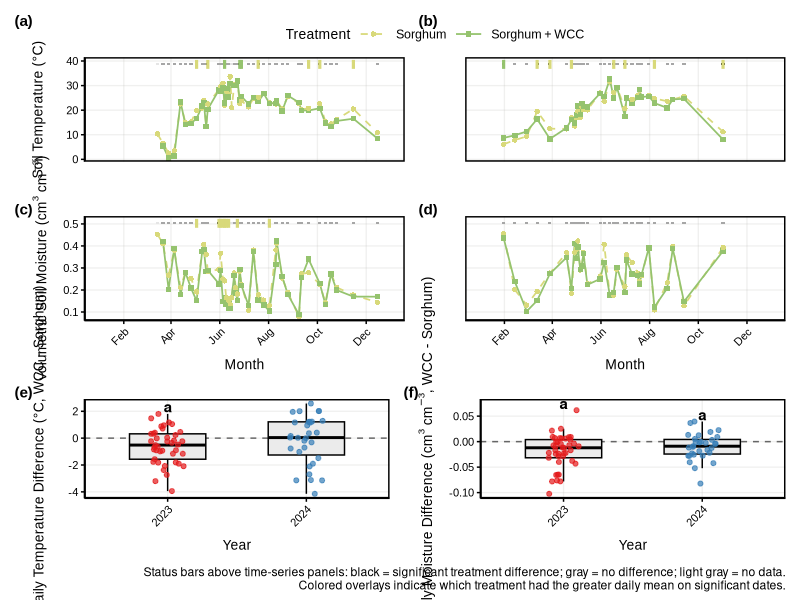
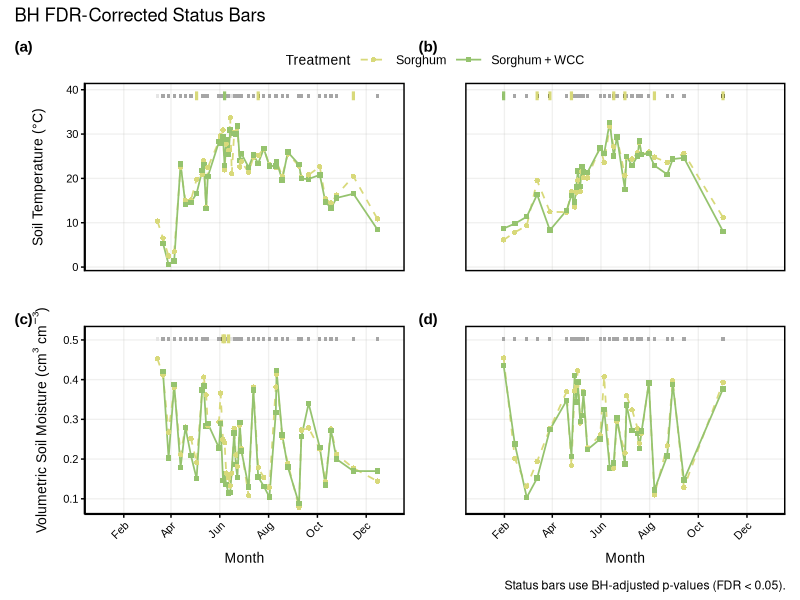
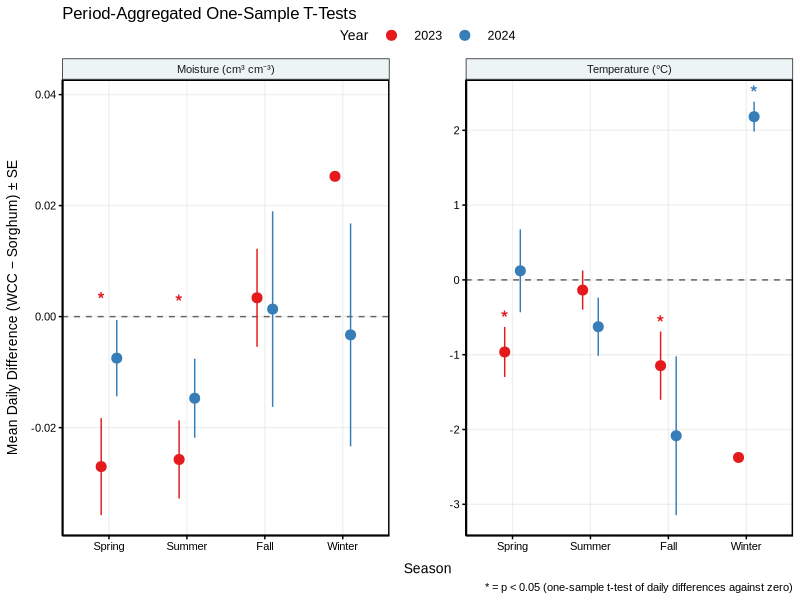
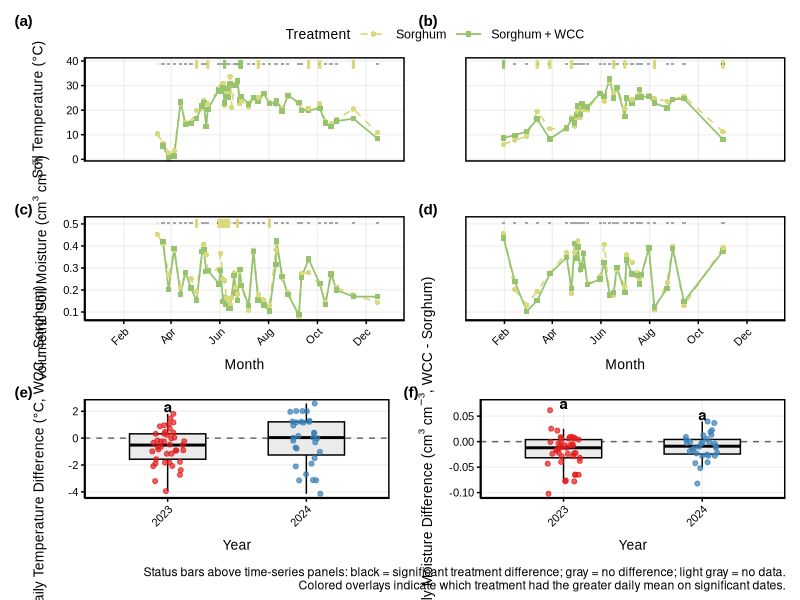

Source code (R) for these figures, in order:
## ---- chunk 1
#| message: false
#| warning: false

library(tidyverse)
library(patchwork)
library(lubridate)

# ── Publication theme ──────────────────────────────────────────────────────
theme_publication <- function(base_size = 12) {
  theme_minimal(base_size = base_size, base_family = "Arial") +
    theme(
      panel.background   = element_rect(fill = "#ffffffff", color = NA),
      plot.background    = element_rect(fill = "#ffffffff", color = NA),
      strip.background   = element_rect(fill = alpha("#A5CAD2", 0.2)),
      panel.grid.major   = element_line(color = alpha("#B7B5B3", 0.2)),
      panel.grid.minor   = element_blank(),
      panel.spacing      = unit(3, "lines"),
      panel.border       = element_rect(color = "black", fill = NA, linewidth = 1),
      text               = element_text(color = "#000000ff"),
      axis.text          = element_text(color = "#000000ff", size = base_size * 0.8),
      axis.title         = element_text(size = base_size),
      axis.title.x       = element_text(margin = margin(t = 8)),
      axis.title.y       = element_text(margin = margin(r = 8)),
      axis.text.x        = element_text(angle = 45, hjust = 1, vjust = 1),
      axis.line          = element_line(color = "black", linewidth = 0.5),
      axis.ticks         = element_line(color = "black", linewidth = 0.5),
      legend.position    = "top",
      legend.justification = "center",
      legend.direction   = "horizontal",
      legend.box         = "horizontal",
      legend.margin      = margin(b = 1, unit = "pt"),
      legend.box.margin  = margin(b = 1, unit = "pt"),
      legend.text        = element_text(size = base_size * 0.9),
      legend.title       = element_text(size = base_size),
      legend.key.width   = unit(0.8, "cm"),
      legend.key.height  = unit(0.3, "cm")
    )
}

treatment_colors <- c(
  "Sorghum" = "#D8D97AFF",
  "Sorghum + WCC" = "#95C36EFF"
)
## ---- chunk 2
flux_data <- read_csv("data/cleaned_flux_data.csv", show_col_types = FALSE) |>
  mutate(date = as.Date(date), year = year(date))

raw_soil <- flux_data |>
  filter(treatment %in% c("Sorghum", "Sorghum + Rye")) |>
  mutate(
    Treatment = if_else(treatment == "Sorghum + Rye", "Sorghum + WCC", treatment),
    Treatment = factor(Treatment, levels = c("Sorghum", "Sorghum + WCC"))
  )
## ---- chunk 3
# Daily treatment means for time-series and difference panels
moist_temp <- raw_soil |>
  summarise(
    mean_soil_moisture = mean(swc_2_mean, na.rm = TRUE),
    mean_soil_temp     = mean(ts_2_mean, na.rm = TRUE),
    .by = c(Treatment, year, date)
  )

daily_diff <- moist_temp |>
  mutate(trt_key = if_else(Treatment == "Sorghum + WCC", "WCC", "Sorghum")) |>
  select(year, date, trt_key, mean_soil_temp, mean_soil_moisture) |>
  pivot_wider(names_from = trt_key, values_from = c(mean_soil_temp, mean_soil_moisture)) |>
  mutate(
    temp_diff  = mean_soil_temp_WCC  - mean_soil_temp_Sorghum,
    moist_diff = mean_soil_moisture_WCC - mean_soil_moisture_Sorghum
  )
## ---- chunk 4
# Per-date significance bars (t-test, p < 0.05)
build_status_bars <- function(df, value_col) {
  df |>
    summarise(
      n_sorghum    = sum(Treatment == "Sorghum" & !is.na(.data[[value_col]])),
      n_wcc        = sum(Treatment == "Sorghum + WCC" & !is.na(.data[[value_col]])),
      mean_sorghum = mean(.data[[value_col]][Treatment == "Sorghum"], na.rm = TRUE),
      mean_wcc     = mean(.data[[value_col]][Treatment == "Sorghum + WCC"], na.rm = TRUE),
      p_value = {
        s <- .data[[value_col]][Treatment == "Sorghum"]   |> na.omit()
        w <- .data[[value_col]][Treatment == "Sorghum + WCC"] |> na.omit()
        if (length(s) >= 2 && length(w) >= 2)
          tryCatch(t.test(s, w)$p.value, error = \(e) NA_real_)
        else NA_real_
      },
      .by = c(year, date)
    ) |>
    mutate(
      has_testable = n_sorghum >= 2 & n_wcc >= 2,
      significant  = has_testable & !is.na(p_value) & p_value < 0.05,
      status = case_when(
        significant  ~ "Significant",
        has_testable ~ "No difference",
        TRUE         ~ "No data"
      ),
      greater = case_when(
        significant & mean_wcc > mean_sorghum  ~ "Sorghum + WCC",
        significant & mean_sorghum >= mean_wcc ~ "Sorghum",
        TRUE ~ NA_character_
      ),
      x    = date - 2,
      xend = date + 2
    )
}

temp_status  <- build_status_bars(raw_soil, "ts_2_mean")
moist_status <- build_status_bars(raw_soil, "swc_2_mean")

status_fill <- c(
  "Significant"   = "black",
  "No difference" = "grey65",
  "No data"       = "grey90"
)
## ---- chunk 5
# One-sample t-test of daily differences against zero
one_sample_vs_zero <- function(x) {
  x <- x[is.finite(x)]
  if (length(x) < 2) return(NA_real_)
  tryCatch(t.test(x, mu = 0)$p.value, error = \(e) NA_real_)
}

temp_diff_stats <- daily_diff |>
  summarise(
    n          = sum(!is.na(temp_diff)),
    mean_diff  = mean(temp_diff, na.rm = TRUE),
    p_value    = one_sample_vs_zero(temp_diff),
    significant = !is.na(p_value) & p_value < 0.05,
    letter     = if_else(significant, "a", NA_character_),
    .by = year
  )

moist_diff_stats <- daily_diff |>
  summarise(
    n          = sum(!is.na(moist_diff)),
    mean_diff  = mean(moist_diff, na.rm = TRUE),
    p_value    = one_sample_vs_zero(moist_diff),
    significant = !is.na(p_value) & p_value < 0.05,
    letter     = if_else(significant, "a", NA_character_),
    .by = year
  )
## ---- chunk 6
#| fig-width: 10
#| fig-height: 10
#| fig-dpi: 300

# ── Global axis limits ────────────────────────────────────────────────────
global_moisture_limits <- range(moist_temp$mean_soil_moisture, na.rm = TRUE)
global_moisture_limits[2] <- global_moisture_limits[2] * 1.14

global_temp_limits <- range(moist_temp$mean_soil_temp, na.rm = TRUE)
global_temp_limits[2] <- max(40, global_temp_limits[2] * 1.08)

moisture_breaks <- pretty(global_moisture_limits, n = 5)
temp_breaks     <- pretty(global_temp_limits, n = 5)

# Status-bar vertical positions
temp_bar_y    <- global_temp_limits[2] - diff(global_temp_limits) * 0.035
temp_bar_half <- diff(global_temp_limits) * 0.01
moist_bar_y    <- global_moisture_limits[2] - diff(global_moisture_limits) * 0.035
moist_bar_half <- diff(global_moisture_limits) * 0.01

# ── Helper: time-series panel ─────────────────────────────────────────────
make_ts_panel <- function(data, status_df, y_var, y_limits, y_breaks,
                          bar_y, bar_half, y_lab, tag_label,
                          hide_x = FALSE, hide_y_left = FALSE) {
  year_val <- unique(data$year)
  x_lims   <- as.Date(paste0(year_val, c("-01-01", "-12-31")))

  p <- ggplot(data, aes(x = date, y = .data[[y_var]],
                         color = Treatment, linetype = Treatment, shape = Treatment)) +
    geom_line(linewidth = 0.6) +
    geom_point(size = 1.5) +
    # Status bar background
    geom_rect(
      data = filter(status_df, year == year_val),
      aes(xmin = x, xmax = xend,
          ymin = bar_y - bar_half, ymax = bar_y + bar_half,
          fill = status),
      inherit.aes = FALSE, show.legend = FALSE
    ) +
    # Colored overlay on significant dates
    geom_segment(
      data = filter(status_df, year == year_val, significant),
      aes(x = x, xend = xend, y = bar_y, yend = bar_y, color = greater),
      linewidth = 3, inherit.aes = FALSE, show.legend = FALSE
    ) +
    scale_fill_manual(values = status_fill) +
    scale_color_manual(values = treatment_colors) +
    scale_linetype_manual(values = c("Sorghum" = "dashed", "Sorghum + WCC" = "solid")) +
    scale_shape_manual(values = c("Sorghum" = 16, "Sorghum + WCC" = 15)) +
    scale_x_date(date_breaks = "2 months", date_labels = "%b", limits = x_lims) +
    scale_y_continuous(limits = y_limits, breaks = y_breaks,
                       expand = expansion(mult = c(0.04, 0.04))) +
    labs(x = if (hide_x) "" else "Month", y = y_lab, tag = tag_label) +
    theme_publication(base_size = 10) +
    theme(plot.tag = element_text(face = "bold", size = 11),
          plot.tag.position = "topleft")

  if (hide_x) {
    p <- p + theme(axis.text.x = element_blank(),
                   axis.ticks.x = element_blank(),
                   axis.line.x = element_blank())
  }
  if (hide_y_left) {
    p <- p + theme(axis.text.y = element_blank(),
                   axis.ticks.y = element_blank(),
                   axis.line.y = element_blank()) +
      labs(y = "")
  }
  p + theme(legend.position = "none")
}

# ── Panels (a–d): time series ─────────────────────────────────────────────
moist_temp_2023 <- filter(moist_temp, year == 2023)
moist_temp_2024 <- filter(moist_temp, year == 2024)

p_a <- make_ts_panel(moist_temp_2023, temp_status,  "mean_soil_temp",
                     global_temp_limits, temp_breaks,
                     temp_bar_y, temp_bar_half,
                     "Soil Temperature (\u00B0C)", "(a)",
                     hide_x = TRUE)

p_b <- make_ts_panel(moist_temp_2024, temp_status,  "mean_soil_temp",
                     global_temp_limits, temp_breaks,
                     temp_bar_y, temp_bar_half,
                     "", "(b)",
                     hide_x = TRUE, hide_y_left = TRUE)

p_c <- make_ts_panel(moist_temp_2023, moist_status, "mean_soil_moisture",
                     global_moisture_limits, moisture_breaks,
                     moist_bar_y, moist_bar_half,
                     expression("Volumetric Soil Moisture (cm"^3 * " cm"^-3 * ")"),
                     "(c)")

p_d <- make_ts_panel(moist_temp_2024, moist_status, "mean_soil_moisture",
                     global_moisture_limits, moisture_breaks,
                     moist_bar_y, moist_bar_half,
                     "", "(d)",
                     hide_y_left = TRUE)

# ── Helper: difference boxplot ─────────────────────────────────────────────
make_diff_panel <- function(diff_col, diff_stats, y_lab, tag_label) {
  span <- diff(range(daily_diff[[diff_col]], na.rm = TRUE))
  if (!is.finite(span) || span == 0) span <- 1

  anno <- daily_diff |>
    summarise(y = max(.data[[diff_col]], na.rm = TRUE), .by = year) |>
    left_join(diff_stats, by = "year") |>
    filter(significant) |>
    mutate(y = y + span * 0.08)

  ggplot(daily_diff, aes(x = factor(year), y = .data[[diff_col]])) +
    geom_hline(yintercept = 0, linetype = "dashed", color = "gray40") +
    geom_boxplot(width = 0.55, outlier.shape = NA, fill = "grey92", color = "black") +
    geom_jitter(aes(color = factor(year)), width = 0.12, alpha = 0.7,
                size = 1.4, show.legend = FALSE) +
    geom_text(data = anno, aes(x = factor(year), y = y, label = letter),
              inherit.aes = FALSE, fontface = "bold", size = 3.8) +
    scale_color_manual(values = c("2023" = "#E41A1C", "2024" = "#377EB8")) +
    labs(x = "Year", y = y_lab, tag = tag_label) +
    theme_publication(base_size = 10) +
    theme(plot.tag = element_text(face = "bold", size = 11),
          plot.tag.position = "topleft")
}

# ── Panels (e–f): difference boxplots ─────────────────────────────────────
p_e <- make_diff_panel("temp_diff",  temp_diff_stats,
                       expression("Daily Temperature Difference (\u00B0C, WCC - Sorghum)"),
                       "(e)")

p_f <- make_diff_panel("moist_diff", moist_diff_stats,
                       expression("Daily Moisture Difference (cm"^3 * " cm"^-3 * ", WCC - Sorghum)"),
                       "(f)")

# ── Assemble ───────────────────────────────────────────────────────────────
figure2 <- (p_a | p_b) / (p_c | p_d) / (p_e | p_f) +
  plot_layout(guides = "collect", heights = c(1, 1, 0.95)) &
  theme(legend.position = "top") &
  guides(
    color    = guide_legend(nrow = 1, byrow = TRUE),
    linetype = guide_legend(nrow = 1, byrow = TRUE),
    shape    = guide_legend(nrow = 1, byrow = TRUE)
  )

figure2 <- figure2 +
  plot_annotation(
    caption = "Status bars above time-series panels: black = significant treatment difference; gray = no difference; light gray = no data.\nColored overlays indicate which treatment had the greater daily mean on significant dates."
  )

figure2

ggsave(filename = "figure_2_microclimate.tiff", plot = figure2, width = 174, height = 174, units = "mm", dpi = 600, device = "tiff", compression = "lzw")
## ---- chunk 7
#| echo: false
cat("Temperature difference stats:\n")
temp_diff_stats
cat("\nMoisture difference stats:\n")
moist_diff_stats
## ---- chunk 8
#| message: false
#| warning: false

# ── Apply BH correction to temperature status bars ──────────────────────
temp_status_fdr <- temp_status |>
  group_by(year) |>
  mutate(
    p_adj = p.adjust(p_value, method = "BH"),
    significant_fdr = has_testable & !is.na(p_adj) & p_adj < 0.05,
    status_fdr = case_when(
      significant_fdr  ~ "Significant",
      has_testable     ~ "No difference",
      TRUE             ~ "No data"
    ),
    greater_fdr = case_when(
      significant_fdr & mean_wcc > mean_sorghum  ~ "Sorghum + WCC",
      significant_fdr & mean_sorghum >= mean_wcc ~ "Sorghum",
      TRUE ~ NA_character_
    )
  ) |>
  ungroup()

# ── Apply BH correction to moisture status bars ─────────────────────────
moist_status_fdr <- moist_status |>
  group_by(year) |>
  mutate(
    p_adj = p.adjust(p_value, method = "BH"),
    significant_fdr = has_testable & !is.na(p_adj) & p_adj < 0.05,
    status_fdr = case_when(
      significant_fdr  ~ "Significant",
      has_testable     ~ "No difference",
      TRUE             ~ "No data"
    ),
    greater_fdr = case_when(
      significant_fdr & mean_wcc > mean_sorghum  ~ "Sorghum + WCC",
      significant_fdr & mean_sorghum >= mean_wcc ~ "Sorghum",
      TRUE ~ NA_character_
    )
  ) |>
  ungroup()

# ── Comparison: uncorrected vs FDR-corrected significant dates ───────────
fdr_comparison <- bind_rows(
  temp_status |>
    group_by(year) |>
    summarise(n_sig_uncorrected = sum(significant, na.rm = TRUE), .groups = "drop") |>
    left_join(
      temp_status_fdr |>
        group_by(year) |>
        summarise(n_sig_FDR = sum(significant_fdr, na.rm = TRUE), .groups = "drop"),
      by = "year"
    ) |>
    mutate(variable = "Temperature"),
  moist_status |>
    group_by(year) |>
    summarise(n_sig_uncorrected = sum(significant, na.rm = TRUE), .groups = "drop") |>
    left_join(
      moist_status_fdr |>
        group_by(year) |>
        summarise(n_sig_FDR = sum(significant_fdr, na.rm = TRUE), .groups = "drop"),
      by = "year"
    ) |>
    mutate(variable = "Moisture")
) |>
  select(year, variable, n_sig_uncorrected, n_sig_FDR)

cat("Comparison of significant dates: uncorrected vs BH FDR-corrected\n")
knitr::kable(fdr_comparison, align = "c")
## ---- chunk 9
#| message: false
#| warning: false
#| fig-width: 10
#| fig-height: 7
#| fig-dpi: 300

# ── Helper for FDR-corrected time-series panels ─────────────────────────
make_ts_panel_fdr <- function(data, status_fdr_df, y_var, y_limits, y_breaks,
                              bar_y, bar_half, y_lab, tag_label,
                              hide_x = FALSE, hide_y_left = FALSE) {
  year_val <- unique(data$year)
  x_lims   <- as.Date(paste0(year_val, c("-01-01", "-12-31")))

  p <- ggplot(data, aes(x = date, y = .data[[y_var]],
                         color = Treatment, linetype = Treatment, shape = Treatment)) +
    geom_line(linewidth = 0.6) +
    geom_point(size = 1.5) +
    # FDR-corrected status bar background
    geom_rect(
      data = filter(status_fdr_df, year == year_val),
      aes(xmin = x, xmax = xend,
          ymin = bar_y - bar_half, ymax = bar_y + bar_half,
          fill = status_fdr),
      inherit.aes = FALSE, show.legend = FALSE
    ) +
    # Colored overlay on FDR-significant dates
    geom_segment(
      data = filter(status_fdr_df, year == year_val, significant_fdr),
      aes(x = x, xend = xend, y = bar_y, yend = bar_y, color = greater_fdr),
      linewidth = 3, inherit.aes = FALSE, show.legend = FALSE
    ) +
    scale_fill_manual(values = status_fill) +
    scale_color_manual(values = treatment_colors) +
    scale_linetype_manual(values = c("Sorghum" = "dashed", "Sorghum + WCC" = "solid")) +
    scale_shape_manual(values = c("Sorghum" = 16, "Sorghum + WCC" = 15)) +
    scale_x_date(date_breaks = "2 months", date_labels = "%b", limits = x_lims) +
    scale_y_continuous(limits = y_limits, breaks = y_breaks,
                       expand = expansion(mult = c(0.04, 0.04))) +
    labs(x = if (hide_x) "" else "Month", y = y_lab, tag = tag_label) +
    theme_publication(base_size = 10) +
    theme(plot.tag = element_text(face = "bold", size = 11),
          plot.tag.position = "topleft")

  if (hide_x) {
    p <- p + theme(axis.text.x = element_blank(),
                   axis.ticks.x = element_blank(),
                   axis.line.x = element_blank())
  }
  if (hide_y_left) {
    p <- p + theme(axis.text.y = element_blank(),
                   axis.ticks.y = element_blank(),
                   axis.line.y = element_blank()) +
      labs(y = "")
  }
  p + theme(legend.position = "none")
}

# ── FDR-corrected panels (a-d) ──────────────────────────────────────────
p_a_fdr <- make_ts_panel_fdr(moist_temp_2023, temp_status_fdr, "mean_soil_temp",
                              global_temp_limits, temp_breaks,
                              temp_bar_y, temp_bar_half,
                              "Soil Temperature (\u00B0C)", "(a)",
                              hide_x = TRUE)

p_b_fdr <- make_ts_panel_fdr(moist_temp_2024, temp_status_fdr, "mean_soil_temp",
                              global_temp_limits, temp_breaks,
                              temp_bar_y, temp_bar_half,
                              "", "(b)",
                              hide_x = TRUE, hide_y_left = TRUE)

p_c_fdr <- make_ts_panel_fdr(moist_temp_2023, moist_status_fdr, "mean_soil_moisture",
                              global_moisture_limits, moisture_breaks,
                              moist_bar_y, moist_bar_half,
                              expression("Volumetric Soil Moisture (cm"^3 * " cm"^-3 * ")"),
                              "(c)")

p_d_fdr <- make_ts_panel_fdr(moist_temp_2024, moist_status_fdr, "mean_soil_moisture",
                              global_moisture_limits, moisture_breaks,
                              moist_bar_y, moist_bar_half,
                              "", "(d)",
                              hide_y_left = TRUE)

figure2_fdr <- (p_a_fdr | p_b_fdr) / (p_c_fdr | p_d_fdr) +
  plot_layout(guides = "collect") &
  theme(legend.position = "top") &
  guides(
    color    = guide_legend(nrow = 1, byrow = TRUE),
    linetype = guide_legend(nrow = 1, byrow = TRUE),
    shape    = guide_legend(nrow = 1, byrow = TRUE)
  )

figure2_fdr <- figure2_fdr +
  plot_annotation(
    title   = "BH FDR-Corrected Status Bars",
    caption = "Status bars use BH-adjusted p-values (FDR < 0.05)."
  )

figure2_fdr
## ---- chunk 10
#| message: false
#| warning: false
#| fig-width: 10
#| fig-height: 6
#| fig-dpi: 300

# ── Assign seasons ───────────────────────────────────────────────────────
daily_diff_season <- daily_diff |>
  mutate(
    month = month(date),
    season = case_when(
      month %in% 3:5   ~ "Spring",
      month %in% 6:8   ~ "Summer",
      month %in% 9:11  ~ "Fall",
      month %in% c(12, 1, 2) ~ "Winter"
    ),
    season = factor(season, levels = c("Spring", "Summer", "Fall", "Winter"))
  )

# ── One-sample t-tests by year x season for temperature ──────────────────
seasonal_temp_tests <- daily_diff_season |>
  group_by(year, season) |>
  summarise(
    n         = sum(!is.finite(temp_diff) == FALSE),
    mean_diff = mean(temp_diff, na.rm = TRUE),
    se_diff   = sd(temp_diff, na.rm = TRUE) / sqrt(n()),
    p_value   = if (sum(is.finite(temp_diff)) >= 2)
                  tryCatch(t.test(temp_diff[is.finite(temp_diff)], mu = 0)$p.value,
                           error = \(e) NA_real_)
                else NA_real_,
    .groups = "drop"
  ) |>
  mutate(
    significant = !is.na(p_value) & p_value < 0.05,
    sig_label   = if_else(significant, "*", ""),
    variable    = "Temperature (\u00B0C)"
  )

# ── One-sample t-tests by year x season for moisture ─────────────────────
seasonal_moist_tests <- daily_diff_season |>
  group_by(year, season) |>
  summarise(
    n         = sum(!is.finite(moist_diff) == FALSE),
    mean_diff = mean(moist_diff, na.rm = TRUE),
    se_diff   = sd(moist_diff, na.rm = TRUE) / sqrt(n()),
    p_value   = if (sum(is.finite(moist_diff)) >= 2)
                  tryCatch(t.test(moist_diff[is.finite(moist_diff)], mu = 0)$p.value,
                           error = \(e) NA_real_)
                else NA_real_,
    .groups = "drop"
  ) |>
  mutate(
    significant = !is.na(p_value) & p_value < 0.05,
    sig_label   = if_else(significant, "*", ""),
    variable    = "Moisture (cm\u00B3 cm\u207B\u00B3)"
  )

# ── Combined table ───────────────────────────────────────────────────────
seasonal_all <- bind_rows(seasonal_temp_tests, seasonal_moist_tests)

cat("Seasonal one-sample t-test results (daily diff vs 0):\n")
knitr::kable(
  seasonal_all |> select(year, season, variable, n, mean_diff, se_diff, p_value, sig_label),
  digits = 4, align = "c"
)

# ── Point plot with error bars ───────────────────────────────────────────
p_seasonal <- ggplot(seasonal_all,
                     aes(x = season, y = mean_diff, color = factor(year))) +
  geom_hline(yintercept = 0, linetype = "dashed", color = "gray40") +
  geom_pointrange(aes(ymin = mean_diff - se_diff, ymax = mean_diff + se_diff),
                  position = position_dodge(width = 0.4), size = 0.6) +
  geom_text(aes(label = sig_label, y = mean_diff + se_diff + 0.02),
            position = position_dodge(width = 0.4), size = 5, show.legend = FALSE,
            fontface = "bold", vjust = 0) +
  facet_wrap(~ variable, scales = "free_y", ncol = 2) +
  scale_color_manual(values = c("2023" = "#E41A1C", "2024" = "#377EB8"), name = "Year") +
  labs(
    x = "Season",
    y = "Mean Daily Difference (WCC \u2212 Sorghum) \u00B1 SE",
    title = "Period-Aggregated One-Sample T-Tests",
    caption = "* = p < 0.05 (one-sample t-test of daily differences against zero)"
  ) +
  theme_publication(base_size = 10) +
  theme(axis.text.x = element_text(angle = 0, hjust = 0.5))

p_seasonal
## ---- chunk 11
#| message: false
#| warning: false

library(lme4)
library(emmeans)

# Ensure year is a factor for mixed model fitting
raw_soil <- raw_soil |>
  mutate(year_fct = factor(year))

# ── Temperature model ────────────────────────────────────────────────────
lmm_temp <- lmer(ts_2_mean ~ Treatment * year_fct + (1 | plot),
                 data = raw_soil)

cat("===== Temperature Mixed Model Summary =====\n")
print(summary(lmm_temp))

cat("\n===== Temperature ANOVA (Type III) =====\n")
anova_temp <- anova(lmm_temp)
print(anova_temp)

cat("\n===== Temperature EMMs: Treatment Pairwise Comparisons =====\n")
emm_temp <- emmeans(lmm_temp, pairwise ~ Treatment)
print(emm_temp)

cat("\n===== Temperature EMMs: Treatment x Year =====\n")
emm_temp_yr <- emmeans(lmm_temp, pairwise ~ Treatment | year_fct)
print(emm_temp_yr)

# ── Moisture model ───────────────────────────────────────────────────────
lmm_moist <- lmer(swc_2_mean ~ Treatment * year_fct + (1 | plot),
                  data = raw_soil)

cat("\n===== Moisture Mixed Model Summary =====\n")
print(summary(lmm_moist))

cat("\n===== Moisture ANOVA (Type III) =====\n")
anova_moist <- anova(lmm_moist)
print(anova_moist)

cat("\n===== Moisture EMMs: Treatment Pairwise Comparisons =====\n")
emm_moist <- emmeans(lmm_moist, pairwise ~ Treatment)
print(emm_moist)

cat("\n===== Moisture EMMs: Treatment x Year =====\n")
emm_moist_yr <- emmeans(lmm_moist, pairwise ~ Treatment | year_fct)
print(emm_moist_yr)
## ---- chunk 12
#| message: false
#| warning: false

# ── Gather results from each approach ────────────────────────────────────

# Approach A: uncorrected per-date significant counts
a_temp <- sum(temp_status$significant, na.rm = TRUE)
a_moist <- sum(moist_status$significant, na.rm = TRUE)

# Approach B: FDR-corrected per-date significant counts
b_temp <- sum(temp_status_fdr$significant_fdr, na.rm = TRUE)
b_moist <- sum(moist_status_fdr$significant_fdr, na.rm = TRUE)

# Approach C: number of significant seasons
c_temp <- sum(seasonal_temp_tests$significant, na.rm = TRUE)
c_moist <- sum(seasonal_moist_tests$significant, na.rm = TRUE)

# Approach D: Treatment p-values from ANOVA
# lmerTest provides "Pr(>F)"; without it the column may be "Pr(>Chisq)" or absent
extract_p <- function(anova_tbl, term = "Treatment") {
  tryCatch({
    row <- anova_tbl[term, ]
    p_col <- intersect(c("Pr(>F)", "Pr(>Chisq)"), names(row))
    if (length(p_col) > 0) row[[p_col[1]]] else NA_real_
  }, error = function(e) NA_real_)
}
d_temp_p <- extract_p(anova_temp)
if (is.null(d_temp_p) || length(d_temp_p) == 0) d_temp_p <- NA_real_
d_moist_p <- extract_p(anova_moist)
if (is.null(d_moist_p) || length(d_moist_p) == 0) d_moist_p <- NA_real_

comparison_table <- tibble::tibble(
  Approach = c(
    "A: Per-date t-tests (uncorrected)",
    "B: Per-date t-tests (BH FDR)",
    "C: Seasonal aggregated t-tests",
    "D: Linear mixed model"
  ),
  Temperature = c(
    paste0(a_temp, " significant dates"),
    paste0(b_temp, " significant dates"),
    paste0(c_temp, " significant seasons (of ", nrow(seasonal_temp_tests), ")"),
    paste0("Treatment p = ", formatC(d_temp_p, format = "g", digits = 4))
  ),
  Moisture = c(
    paste0(a_moist, " significant dates"),
    paste0(b_moist, " significant dates"),
    paste0(c_moist, " significant seasons (of ", nrow(seasonal_moist_tests), ")"),
    paste0("Treatment p = ", formatC(d_moist_p, format = "g", digits = 4))
  )
)

cat("===== Statistical Comparison Across Approaches =====\n\n")
knitr::kable(comparison_table, align = "lll")
